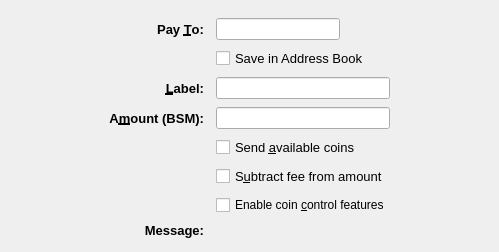
<?xml version="1.0" encoding="UTF-8"?>
<ui version="4.0">
 <class>SendCoinsEntry</class>
 <widget class="QStackedWidget" name="SendCoinsEntry">
  <property name="focusPolicy">
   <enum>Qt::TabFocus</enum>
  </property>
  <property name="autoFillBackground">
   <bool>false</bool>
  </property>
  <property name="currentIndex">
   <number>0</number>
  </property>
  <widget class="QFrame" name="SendCoins">
   <property name="frameShape">
    <enum>QFrame::NoFrame</enum>
   </property>
   <layout class="QGridLayout" name="gridLayout">
    <property name="topMargin">
     <number>8</number>
    </property>
    <property name="bottomMargin">
     <number>4</number>
    </property>
    <property name="horizontalSpacing">
     <number>12</number>
    </property>
    <property name="verticalSpacing">
     <number>8</number>
    </property>
    <item row="1" column="0">
     <spacer name="horizontalSpacer">
      <property name="orientation">
       <enum>Qt::Horizontal</enum>
      </property>
      <property name="sizeType">
       <enum>QSizePolicy::Maximum</enum>
      </property>
      <property name="sizeHint" stdset="0">
       <size>
        <width>100</width>
        <height>20</height>
       </size>
      </property>
     </spacer>
    </item>
    <item row="3" column="2">
     <widget class="QLineEdit" name="addAsLabel">
      <property name="toolTip">
       <string>Enter a label for this address to add it to the list of used addresses</string>
      </property>
     </widget>
    </item>
    <item row="0" column="2">
     <spacer name="verticalSpacer">
      <property name="orientation">
       <enum>Qt::Vertical</enum>
      </property>
      <property name="sizeHint" stdset="0">
       <size>
        <width>20</width>
        <height>10</height>
       </size>
      </property>
     </spacer>
    </item>
    <item row="1" column="3">
     <spacer name="horizontalSpacer_2">
      <property name="orientation">
       <enum>Qt::Horizontal</enum>
      </property>
      <property name="sizeType">
       <enum>QSizePolicy::Maximum</enum>
      </property>
      <property name="sizeHint" stdset="0">
       <size>
        <width>100</width>
        <height>20</height>
       </size>
      </property>
     </spacer>
    </item>
    <item row="12" column="2">
     <widget class="QLabel" name="messageTextLabel">
      <property name="toolTip">
       <string>A message that was attached to the bsmcoin: URI which will be stored with the transaction for your reference. Note: This message will not be sent over the BsmCoin network.</string>
      </property>
      <property name="textFormat">
       <enum>Qt::PlainText</enum>
      </property>
     </widget>
    </item>
    <item row="1" column="1">
     <widget class="QLabel" name="payToLabel">
      <property name="font">
       <font>
        <pointsize>10</pointsize>
        <weight>75</weight>
        <bold>true</bold>
       </font>
      </property>
      <property name="text">
       <string>Pay &amp;To:</string>
      </property>
      <property name="alignment">
       <set>Qt::AlignRight|Qt::AlignTrailing|Qt::AlignVCenter</set>
      </property>
      <property name="buddy">
       <cstring>payTo</cstring>
      </property>
     </widget>
    </item>
    <item row="12" column="1">
     <widget class="QLabel" name="messageLabel">
      <property name="font">
       <font>
        <pointsize>10</pointsize>
        <weight>75</weight>
        <bold>true</bold>
       </font>
      </property>
      <property name="text">
       <string>Message:</string>
      </property>
      <property name="alignment">
       <set>Qt::AlignRight|Qt::AlignTrailing|Qt::AlignVCenter</set>
      </property>
     </widget>
    </item>
    <item row="6" column="2">
     <layout class="QHBoxLayout" name="horizontalLayoutAmount" stretch="0">
      <item>
       <widget class="BsmCoinAmountField" name="payAmount">
       </widget>
      </item>
     </layout>
    </item>
    <item row="3" column="1">
     <widget class="QLabel" name="labellLabel">
      <property name="font">
       <font>
        <pointsize>10</pointsize>
        <weight>75</weight>
        <bold>true</bold>
       </font>
      </property>
      <property name="text">
       <string>&amp;Label:</string>
      </property>
      <property name="alignment">
       <set>Qt::AlignRight|Qt::AlignTrailing|Qt::AlignVCenter</set>
      </property>
      <property name="buddy">
       <cstring>addAsLabel</cstring>
      </property>
     </widget>
    </item>
    <item row="1" column="2">
     <layout class="QHBoxLayout" name="payToLayout">
      <property name="spacing">
       <number>0</number>
      </property>
      <item>
       <widget class="QValidatedLineEdit" name="payTo">
        <property name="toolTip">
         <string>The BsmCoin address to send the payment to</string>
        </property>
       </widget>
      </item>
      <item>
       <widget class="QPushButton" name="addressBookButton">
        <property name="icon">
         <iconset resource="../bsmcoin.qrc">
          <normaloff>:/icons/address-book</normaloff>:/icons/address-book</iconset>
        </property>
        <property name="flat">
         <bool>true</bool>
        </property>
        <property name="shortcut">
         <string>Alt+A</string>
        </property>
       </widget>
      </item>
      <item>
       <spacer name="horizontalSpacer_3">
        <property name="orientation">
         <enum>Qt::Horizontal</enum>
        </property>
        <property name="sizeType">
         <enum>QSizePolicy::Maximum</enum>
        </property>
        <property name="sizeHint" stdset="0">
         <size>
          <width>10</width>
          <height>20</height>
         </size>
        </property>
       </spacer>
      </item>
     </layout>
    </item>
    <item row="10" column="2">
     <spacer name="verticalSpacer_3">
      <property name="orientation">
       <enum>Qt::Vertical</enum>
      </property>
      <property name="sizeHint" stdset="0">
       <size>
        <width>20</width>
        <height>10</height>
       </size>
      </property>
     </spacer>
    </item>
    <item row="2" column="2">
     <widget class="QCheckBox" name="addressBookCheckBox">
      <property name="font">
       <font>
        <pointsize>10</pointsize>
       </font>
      </property>
      <property name="text">
       <string>Save in Address Book</string>
      </property>
      <property name="toolTip">
       <string>Save this address in the address book for later reference.</string>
      </property>
     </widget>
    </item>
    <item row="6" column="1">
     <widget class="QLabel" name="amountLabel">
      <property name="font">
       <font>
        <pointsize>10</pointsize>
        <weight>75</weight>
        <bold>true</bold>
       </font>
      </property>
      <property name="text">
       <string>A&amp;mount (BSM):</string>
      </property>
      <property name="alignment">
       <set>Qt::AlignRight|Qt::AlignTrailing|Qt::AlignVCenter</set>
      </property>
      <property name="buddy">
       <cstring>payAmount</cstring>
      </property>
      <property name="toolTip">
       <string>How much do you want to send?</string>
      </property>
     </widget>
    </item>
    <item row="13" column="2">
     <spacer name="verticalSpacer_2">
      <property name="orientation">
       <enum>Qt::Vertical</enum>
      </property>
      <property name="sizeHint" stdset="0">
       <size>
        <width>20</width>
        <height>10</height>
       </size>
      </property>
     </spacer>
    </item>
    <item row="7" column="2">
     <widget class="QCheckBox" name="checkboxUseFullAmount">
      <property name="font">
       <font>
        <pointsize>10</pointsize>
       </font>
      </property>
      <property name="toolTip">
       <string>Should we use all available balance to send?</string>
      </property>
      <property name="text">
       <string>Send &amp;available coins</string>
      </property>
     </widget>
    </item>
    <item row="8" column="2">
     <widget class="QCheckBox" name="checkboxSubtractFeeFromAmount">
      <property name="font">
       <font>
        <pointsize>10</pointsize>
       </font>
      </property>
      <property name="toolTip">
       <string>The fee will be deducted from the amount being sent. The recipient will receive less bsmcoins than you enter in the amount field. If multiple recipients are selected, the fee is split equally.</string>
      </property>
      <property name="text">
       <string>S&amp;ubtract fee from amount</string>
      </property>
     </widget>
    </item>
    <item row="10" column="2">
     <widget class="QCheckBox" name="checkboxCoinControl">
      <property name="toolTip">
       <string>Whether to show coin control features or not.</string>
      </property>
      <property name="text">
       <string>Enable coin &amp;control features</string>
      </property>
     </widget>
    </item>
   </layout>
  </widget>
  <widget class="QFrame" name="SendCoins_UnauthenticatedPaymentRequest">
   <property name="visible">
    <bool>false</bool>
   </property>
   <property name="palette">
    <palette>
     <active>
      <colorrole role="WindowText">
       <brush brushstyle="SolidPattern">
        <color alpha="255">
         <red>0</red>
         <green>0</green>
         <blue>0</blue>
        </color>
       </brush>
      </colorrole>
      <colorrole role="Button">
       <brush brushstyle="SolidPattern">
        <color alpha="255">
         <red>239</red>
         <green>241</green>
         <blue>244</blue>
        </color>
       </brush>
      </colorrole>
      <colorrole role="Light">
       <brush brushstyle="SolidPattern">
        <color alpha="255">
         <red>255</red>
         <green>255</green>
         <blue>255</blue>
        </color>
       </brush>
      </colorrole>
      <colorrole role="Midlight">
       <brush brushstyle="SolidPattern">
        <color alpha="255">
         <red>255</red>
         <green>255</green>
         <blue>191</blue>
        </color>
       </brush>
      </colorrole>
      <colorrole role="Dark">
       <brush brushstyle="SolidPattern">
        <color alpha="255">
         <red>127</red>
         <green>127</green>
         <blue>63</blue>
        </color>
       </brush>
      </colorrole>
      <colorrole role="Mid">
       <brush brushstyle="SolidPattern">
        <color alpha="255">
         <red>170</red>
         <green>170</green>
         <blue>84</blue>
        </color>
       </brush>
      </colorrole>
      <colorrole role="Text">
       <brush brushstyle="SolidPattern">
        <color alpha="255">
         <red>0</red>
         <green>0</green>
         <blue>0</blue>
        </color>
       </brush>
      </colorrole>
      <colorrole role="BrightText">
       <brush brushstyle="SolidPattern">
        <color alpha="255">
         <red>255</red>
         <green>255</green>
         <blue>255</blue>
        </color>
       </brush>
      </colorrole>
      <colorrole role="ButtonText">
       <brush brushstyle="SolidPattern">
        <color alpha="255">
         <red>0</red>
         <green>0</green>
         <blue>0</blue>
        </color>
       </brush>
      </colorrole>
      <colorrole role="Base">
       <brush brushstyle="SolidPattern">
        <color alpha="255">
         <red>239</red>
         <green>241</green>
         <blue>244</blue>
        </color>
       </brush>
      </colorrole>
      <colorrole role="Window">
       <brush brushstyle="SolidPattern">
        <color alpha="255">
         <red>239</red>
         <green>241</green>
         <blue>244</blue>
        </color>
       </brush>
      </colorrole>
      <colorrole role="Shadow">
       <brush brushstyle="SolidPattern">
        <color alpha="255">
         <red>0</red>
         <green>0</green>
         <blue>0</blue>
        </color>
       </brush>
      </colorrole>
      <colorrole role="AlternateBase">
       <brush brushstyle="SolidPattern">
        <color alpha="255">
         <red>255</red>
         <green>255</green>
         <blue>191</blue>
        </color>
       </brush>
      </colorrole>
      <colorrole role="ToolTipBase">
       <brush brushstyle="SolidPattern">
        <color alpha="255">
         <red>255</red>
         <green>255</green>
         <blue>220</blue>
        </color>
       </brush>
      </colorrole>
      <colorrole role="ToolTipText">
       <brush brushstyle="SolidPattern">
        <color alpha="255">
         <red>0</red>
         <green>0</green>
         <blue>0</blue>
        </color>
       </brush>
      </colorrole>
     </active>
     <inactive>
      <colorrole role="WindowText">
       <brush brushstyle="SolidPattern">
        <color alpha="255">
         <red>0</red>
         <green>0</green>
         <blue>0</blue>
        </color>
       </brush>
      </colorrole>
      <colorrole role="Button">
       <brush brushstyle="SolidPattern">
        <color alpha="255">
         <red>239</red>
         <green>241</green>
         <blue>244</blue>
        </color>
       </brush>
      </colorrole>
      <colorrole role="Light">
       <brush brushstyle="SolidPattern">
        <color alpha="255">
         <red>255</red>
         <green>255</green>
         <blue>255</blue>
        </color>
       </brush>
      </colorrole>
      <colorrole role="Midlight">
       <brush brushstyle="SolidPattern">
        <color alpha="255">
         <red>255</red>
         <green>255</green>
         <blue>191</blue>
        </color>
       </brush>
      </colorrole>
      <colorrole role="Dark">
       <brush brushstyle="SolidPattern">
        <color alpha="255">
         <red>127</red>
         <green>127</green>
         <blue>63</blue>
        </color>
       </brush>
      </colorrole>
      <colorrole role="Mid">
       <brush brushstyle="SolidPattern">
        <color alpha="255">
         <red>170</red>
         <green>170</green>
         <blue>84</blue>
        </color>
       </brush>
      </colorrole>
      <colorrole role="Text">
       <brush brushstyle="SolidPattern">
        <color alpha="255">
         <red>0</red>
         <green>0</green>
         <blue>0</blue>
        </color>
       </brush>
      </colorrole>
      <colorrole role="BrightText">
       <brush brushstyle="SolidPattern">
        <color alpha="255">
         <red>255</red>
         <green>255</green>
         <blue>255</blue>
        </color>
       </brush>
      </colorrole>
      <colorrole role="ButtonText">
       <brush brushstyle="SolidPattern">
        <color alpha="255">
         <red>0</red>
         <green>0</green>
         <blue>0</blue>
        </color>
       </brush>
      </colorrole>
      <colorrole role="Base">
       <brush brushstyle="SolidPattern">
        <color alpha="255">
         <red>239</red>
         <green>241</green>
         <blue>244</blue>
        </color>
       </brush>
      </colorrole>
      <colorrole role="Window">
       <brush brushstyle="SolidPattern">
        <color alpha="255">
         <red>239</red>
         <green>241</green>
         <blue>244</blue>
        </color>
       </brush>
      </colorrole>
      <colorrole role="Shadow">
       <brush brushstyle="SolidPattern">
        <color alpha="255">
         <red>0</red>
         <green>0</green>
         <blue>0</blue>
        </color>
       </brush>
      </colorrole>
      <colorrole role="AlternateBase">
       <brush brushstyle="SolidPattern">
        <color alpha="255">
         <red>255</red>
         <green>255</green>
         <blue>191</blue>
        </color>
       </brush>
      </colorrole>
      <colorrole role="ToolTipBase">
       <brush brushstyle="SolidPattern">
        <color alpha="255">
         <red>255</red>
         <green>255</green>
         <blue>220</blue>
        </color>
       </brush>
      </colorrole>
      <colorrole role="ToolTipText">
       <brush brushstyle="SolidPattern">
        <color alpha="255">
         <red>0</red>
         <green>0</green>
         <blue>0</blue>
        </color>
       </brush>
      </colorrole>
     </inactive>
     <disabled>
      <colorrole role="WindowText">
       <brush brushstyle="SolidPattern">
        <color alpha="255">
         <red>127</red>
         <green>127</green>
         <blue>63</blue>
        </color>
       </brush>
      </colorrole>
      <colorrole role="Button">
       <brush brushstyle="SolidPattern">
        <color alpha="255">
         <red>239</red>
         <green>241</green>
         <blue>244</blue>
        </color>
       </brush>
      </colorrole>
      <colorrole role="Light">
       <brush brushstyle="SolidPattern">
        <color alpha="255">
         <red>255</red>
         <green>255</green>
         <blue>255</blue>
        </color>
       </brush>
      </colorrole>
      <colorrole role="Midlight">
       <brush brushstyle="SolidPattern">
        <color alpha="255">
         <red>255</red>
         <green>255</green>
         <blue>191</blue>
        </color>
       </brush>
      </colorrole>
      <colorrole role="Dark">
       <brush brushstyle="SolidPattern">
        <color alpha="255">
         <red>127</red>
         <green>127</green>
         <blue>63</blue>
        </color>
       </brush>
      </colorrole>
      <colorrole role="Mid">
       <brush brushstyle="SolidPattern">
        <color alpha="255">
         <red>170</red>
         <green>170</green>
         <blue>84</blue>
        </color>
       </brush>
      </colorrole>
      <colorrole role="Text">
       <brush brushstyle="SolidPattern">
        <color alpha="255">
         <red>127</red>
         <green>127</green>
         <blue>63</blue>
        </color>
       </brush>
      </colorrole>
      <colorrole role="BrightText">
       <brush brushstyle="SolidPattern">
        <color alpha="255">
         <red>255</red>
         <green>255</green>
         <blue>255</blue>
        </color>
       </brush>
      </colorrole>
      <colorrole role="ButtonText">
       <brush brushstyle="SolidPattern">
        <color alpha="255">
         <red>127</red>
         <green>127</green>
         <blue>63</blue>
        </color>
       </brush>
      </colorrole>
      <colorrole role="Base">
       <brush brushstyle="SolidPattern">
        <color alpha="255">
         <red>239</red>
         <green>241</green>
         <blue>244</blue>
        </color>
       </brush>
      </colorrole>
      <colorrole role="Window">
       <brush brushstyle="SolidPattern">
        <color alpha="255">
         <red>239</red>
         <green>241</green>
         <blue>244</blue>
        </color>
       </brush>
      </colorrole>
      <colorrole role="Shadow">
       <brush brushstyle="SolidPattern">
        <color alpha="255">
         <red>0</red>
         <green>0</green>
         <blue>0</blue>
        </color>
       </brush>
      </colorrole>
      <colorrole role="AlternateBase">
       <brush brushstyle="SolidPattern">
        <color alpha="255">
         <red>255</red>
         <green>255</green>
         <blue>127</blue>
        </color>
       </brush>
      </colorrole>
      <colorrole role="ToolTipBase">
       <brush brushstyle="SolidPattern">
        <color alpha="255">
         <red>255</red>
         <green>255</green>
         <blue>220</blue>
        </color>
       </brush>
      </colorrole>
      <colorrole role="ToolTipText">
       <brush brushstyle="SolidPattern">
        <color alpha="255">
         <red>0</red>
         <green>0</green>
         <blue>0</blue>
        </color>
       </brush>
      </colorrole>
     </disabled>
    </palette>
   </property>
   <property name="toolTip">
    <string>This is an unauthenticated payment request.</string>
   </property>
   <property name="autoFillBackground">
    <bool>false</bool>
   </property>
   <property name="frameShape">
    <enum>QFrame::NoFrame</enum>
   </property>
   <layout class="QGridLayout" name="gridLayout_is">
    <property name="spacing">
     <number>12</number>
    </property>
    <item row="0" column="0">
     <widget class="QLabel" name="payToLabel_is">
      <property name="text">
       <string>Pay To:</string>
      </property>
      <property name="alignment">
       <set>Qt::AlignRight|Qt::AlignTrailing|Qt::AlignVCenter</set>
      </property>
     </widget>
    </item>
    <item row="0" column="1">
     <layout class="QHBoxLayout" name="payToLayout_is">
      <property name="spacing">
       <number>0</number>
      </property>
      <item>
       <widget class="QLabel" name="payTo_is">
       </widget>
      </item>
      <item>
       <widget class="QToolButton" name="deleteButton_is">
        <property name="toolTip">
         <string>Remove this entry</string>
        </property>
        <property name="text">
         <string/>
        </property>
        <property name="icon">
         <iconset resource="../bsmcoin.qrc">
          <normaloff>:/icons/remove</normaloff>:/icons/remove</iconset>
        </property>
       </widget>
      </item>
     </layout>
    </item>
    <item row="1" column="0">
     <widget class="QLabel" name="memoLabel_is">
      <property name="text">
       <string>Memo:</string>
      </property>
      <property name="alignment">
       <set>Qt::AlignRight|Qt::AlignTrailing|Qt::AlignVCenter</set>
      </property>
     </widget>
    </item>
    <item row="1" column="1">
     <widget class="QLabel" name="memoTextLabel_is">
      <property name="textFormat">
       <enum>Qt::PlainText</enum>
      </property>
     </widget>
    </item>
    <item row="2" column="0">
     <widget class="QLabel" name="amountLabel_is">
      <property name="text">
       <string>A&amp;mount:</string>
      </property>
      <property name="alignment">
       <set>Qt::AlignRight|Qt::AlignTrailing|Qt::AlignVCenter</set>
      </property>
      <property name="buddy">
       <cstring>payAmount_is</cstring>
      </property>
     </widget>
    </item>
    <item row="2" column="1">
     <widget class="BsmCoinAmountField" name="payAmount_is">
      <property name="acceptDrops">
       <bool>false</bool>
      </property>
     </widget>
    </item>
   </layout>
  </widget>
  <widget class="QFrame" name="SendCoins_AuthenticatedPaymentRequest">
   <property name="visible">
    <bool>false</bool>
   </property>
   <property name="palette">
    <palette>
     <active>
      <colorrole role="WindowText">
       <brush brushstyle="SolidPattern">
        <color alpha="255">
         <red>0</red>
         <green>0</green>
         <blue>0</blue>
        </color>
       </brush>
      </colorrole>
      <colorrole role="Button">
       <brush brushstyle="SolidPattern">
        <color alpha="255">
         <red>239</red>
         <green>241</green>
         <blue>244</blue>
        </color>
       </brush>
      </colorrole>
      <colorrole role="Light">
       <brush brushstyle="SolidPattern">
        <color alpha="255">
         <red>230</red>
         <green>255</green>
         <blue>224</blue>
        </color>
       </brush>
      </colorrole>
      <colorrole role="Midlight">
       <brush brushstyle="SolidPattern">
        <color alpha="255">
         <red>185</red>
         <green>243</green>
         <blue>171</blue>
        </color>
       </brush>
      </colorrole>
      <colorrole role="Dark">
       <brush brushstyle="SolidPattern">
        <color alpha="255">
         <red>70</red>
         <green>116</green>
         <blue>59</blue>
        </color>
       </brush>
      </colorrole>
      <colorrole role="Mid">
       <brush brushstyle="SolidPattern">
        <color alpha="255">
         <red>93</red>
         <green>155</green>
         <blue>79</blue>
        </color>
       </brush>
      </colorrole>
      <colorrole role="Text">
       <brush brushstyle="SolidPattern">
        <color alpha="255">
         <red>0</red>
         <green>0</green>
         <blue>0</blue>
        </color>
       </brush>
      </colorrole>
      <colorrole role="BrightText">
       <brush brushstyle="SolidPattern">
        <color alpha="255">
         <red>155</red>
         <green>255</green>
         <blue>147</blue>
        </color>
       </brush>
      </colorrole>
      <colorrole role="ButtonText">
       <brush brushstyle="SolidPattern">
        <color alpha="255">
         <red>0</red>
         <green>0</green>
         <blue>0</blue>
        </color>
       </brush>
      </colorrole>
      <colorrole role="Base">
       <brush brushstyle="SolidPattern">
        <color alpha="255">
         <red>239</red>
         <green>241</green>
         <blue>244</blue>
        </color>
       </brush>
      </colorrole>
      <colorrole role="Window">
       <brush brushstyle="SolidPattern">
        <color alpha="255">
         <red>239</red>
         <green>241</green>
         <blue>244</blue>
        </color>
       </brush>
      </colorrole>
      <colorrole role="Shadow">
       <brush brushstyle="SolidPattern">
        <color alpha="255">
         <red>0</red>
         <green>0</green>
         <blue>0</blue>
        </color>
       </brush>
      </colorrole>
      <colorrole role="AlternateBase">
       <brush brushstyle="SolidPattern">
        <color alpha="255">
         <red>197</red>
         <green>243</green>
         <blue>187</blue>
        </color>
       </brush>
      </colorrole>
      <colorrole role="NoRole">
       <brush brushstyle="SolidPattern">
        <color alpha="255">
         <red>125</red>
         <green>194</green>
         <blue>122</blue>
        </color>
       </brush>
      </colorrole>
      <colorrole role="ToolTipBase">
       <brush brushstyle="SolidPattern">
        <color alpha="255">
         <red>255</red>
         <green>255</green>
         <blue>220</blue>
        </color>
       </brush>
      </colorrole>
      <colorrole role="ToolTipText">
       <brush brushstyle="SolidPattern">
        <color alpha="255">
         <red>0</red>
         <green>0</green>
         <blue>0</blue>
        </color>
       </brush>
      </colorrole>
     </active>
     <inactive>
      <colorrole role="WindowText">
       <brush brushstyle="SolidPattern">
        <color alpha="255">
         <red>0</red>
         <green>0</green>
         <blue>0</blue>
        </color>
       </brush>
      </colorrole>
      <colorrole role="Button">
       <brush brushstyle="SolidPattern">
        <color alpha="255">
         <red>239</red>
         <green>241</green>
         <blue>244</blue>
        </color>
       </brush>
      </colorrole>
      <colorrole role="Light">
       <brush brushstyle="SolidPattern">
        <color alpha="255">
         <red>230</red>
         <green>255</green>
         <blue>224</blue>
        </color>
       </brush>
      </colorrole>
      <colorrole role="Midlight">
       <brush brushstyle="SolidPattern">
        <color alpha="255">
         <red>185</red>
         <green>243</green>
         <blue>171</blue>
        </color>
       </brush>
      </colorrole>
      <colorrole role="Dark">
       <brush brushstyle="SolidPattern">
        <color alpha="255">
         <red>70</red>
         <green>116</green>
         <blue>59</blue>
        </color>
       </brush>
      </colorrole>
      <colorrole role="Mid">
       <brush brushstyle="SolidPattern">
        <color alpha="255">
         <red>93</red>
         <green>155</green>
         <blue>79</blue>
        </color>
       </brush>
      </colorrole>
      <colorrole role="Text">
       <brush brushstyle="SolidPattern">
        <color alpha="255">
         <red>0</red>
         <green>0</green>
         <blue>0</blue>
        </color>
       </brush>
      </colorrole>
      <colorrole role="BrightText">
       <brush brushstyle="SolidPattern">
        <color alpha="255">
         <red>155</red>
         <green>255</green>
         <blue>147</blue>
        </color>
       </brush>
      </colorrole>
      <colorrole role="ButtonText">
       <brush brushstyle="SolidPattern">
        <color alpha="255">
         <red>0</red>
         <green>0</green>
         <blue>0</blue>
        </color>
       </brush>
      </colorrole>
      <colorrole role="Base">
       <brush brushstyle="SolidPattern">
        <color alpha="255">
         <red>239</red>
         <green>241</green>
         <blue>244</blue>
        </color>
       </brush>
      </colorrole>
      <colorrole role="Window">
       <brush brushstyle="SolidPattern">
        <color alpha="255">
         <red>239</red>
         <green>241</green>
         <blue>244</blue>
        </color>
       </brush>
      </colorrole>
      <colorrole role="Shadow">
       <brush brushstyle="SolidPattern">
        <color alpha="255">
         <red>0</red>
         <green>0</green>
         <blue>0</blue>
        </color>
       </brush>
      </colorrole>
      <colorrole role="AlternateBase">
       <brush brushstyle="SolidPattern">
        <color alpha="255">
         <red>197</red>
         <green>243</green>
         <blue>187</blue>
        </color>
       </brush>
      </colorrole>
      <colorrole role="NoRole">
       <brush brushstyle="SolidPattern">
        <color alpha="255">
         <red>125</red>
         <green>194</green>
         <blue>122</blue>
        </color>
       </brush>
      </colorrole>
      <colorrole role="ToolTipBase">
       <brush brushstyle="SolidPattern">
        <color alpha="255">
         <red>255</red>
         <green>255</green>
         <blue>220</blue>
        </color>
       </brush>
      </colorrole>
      <colorrole role="ToolTipText">
       <brush brushstyle="SolidPattern">
        <color alpha="255">
         <red>0</red>
         <green>0</green>
         <blue>0</blue>
        </color>
       </brush>
      </colorrole>
     </inactive>
     <disabled>
      <colorrole role="WindowText">
       <brush brushstyle="SolidPattern">
        <color alpha="255">
         <red>70</red>
         <green>116</green>
         <blue>59</blue>
        </color>
       </brush>
      </colorrole>
      <colorrole role="Button">
       <brush brushstyle="SolidPattern">
        <color alpha="255">
         <red>239</red>
         <green>241</green>
         <blue>244</blue>
        </color>
       </brush>
      </colorrole>
      <colorrole role="Light">
       <brush brushstyle="SolidPattern">
        <color alpha="255">
         <red>230</red>
         <green>255</green>
         <blue>224</blue>
        </color>
       </brush>
      </colorrole>
      <colorrole role="Midlight">
       <brush brushstyle="SolidPattern">
        <color alpha="255">
         <red>185</red>
         <green>243</green>
         <blue>171</blue>
        </color>
       </brush>
      </colorrole>
      <colorrole role="Dark">
       <brush brushstyle="SolidPattern">
        <color alpha="255">
         <red>70</red>
         <green>116</green>
         <blue>59</blue>
        </color>
       </brush>
      </colorrole>
      <colorrole role="Mid">
       <brush brushstyle="SolidPattern">
        <color alpha="255">
         <red>93</red>
         <green>155</green>
         <blue>79</blue>
        </color>
       </brush>
      </colorrole>
      <colorrole role="Text">
       <brush brushstyle="SolidPattern">
        <color alpha="255">
         <red>70</red>
         <green>116</green>
         <blue>59</blue>
        </color>
       </brush>
      </colorrole>
      <colorrole role="BrightText">
       <brush brushstyle="SolidPattern">
        <color alpha="255">
         <red>155</red>
         <green>255</green>
         <blue>147</blue>
        </color>
       </brush>
      </colorrole>
      <colorrole role="ButtonText">
       <brush brushstyle="SolidPattern">
        <color alpha="255">
         <red>70</red>
         <green>116</green>
         <blue>59</blue>
        </color>
       </brush>
      </colorrole>
      <colorrole role="Base">
       <brush brushstyle="SolidPattern">
        <color alpha="255">
         <red>239</red>
         <green>241</green>
         <blue>244</blue>
        </color>
       </brush>
      </colorrole>
      <colorrole role="Window">
       <brush brushstyle="SolidPattern">
        <color alpha="255">
         <red>239</red>
         <green>241</green>
         <blue>244</blue>
        </color>
       </brush>
      </colorrole>
      <colorrole role="Shadow">
       <brush brushstyle="SolidPattern">
        <color alpha="255">
         <red>0</red>
         <green>0</green>
         <blue>0</blue>
        </color>
       </brush>
      </colorrole>
      <colorrole role="AlternateBase">
       <brush brushstyle="SolidPattern">
        <color alpha="255">
         <red>140</red>
         <green>232</green>
         <blue>119</blue>
        </color>
       </brush>
      </colorrole>
      <colorrole role="NoRole">
       <brush brushstyle="SolidPattern">
        <color alpha="255">
         <red>125</red>
         <green>194</green>
         <blue>122</blue>
        </color>
       </brush>
      </colorrole>
      <colorrole role="ToolTipBase">
       <brush brushstyle="SolidPattern">
        <color alpha="255">
         <red>255</red>
         <green>255</green>
         <blue>220</blue>
        </color>
       </brush>
      </colorrole>
      <colorrole role="ToolTipText">
       <brush brushstyle="SolidPattern">
        <color alpha="255">
         <red>0</red>
         <green>0</green>
         <blue>0</blue>
        </color>
       </brush>
      </colorrole>
     </disabled>
    </palette>
   </property>
   <property name="toolTip">
    <string>This is an authenticated payment request.</string>
   </property>
   <property name="autoFillBackground">
    <bool>false</bool>
   </property>
   <property name="frameShape">
    <enum>QFrame::NoFrame</enum>
   </property>
   <layout class="QGridLayout" name="gridLayout_s">
    <property name="spacing">
     <number>12</number>
    </property>
    <item row="0" column="0">
     <widget class="QLabel" name="payToLabel_s">
      <property name="text">
       <string>Pay To:</string>
      </property>
      <property name="alignment">
       <set>Qt::AlignRight|Qt::AlignTrailing|Qt::AlignVCenter</set>
      </property>
     </widget>
    </item>
    <item row="0" column="1">
     <layout class="QHBoxLayout" name="payToLayout_s">
      <property name="spacing">
       <number>0</number>
      </property>
      <item>
       <widget class="QLabel" name="payTo_s">
        <property name="textFormat">
         <enum>Qt::PlainText</enum>
        </property>
       </widget>
      </item>
      <item>
       <widget class="QToolButton" name="deleteButton_s">
        <property name="toolTip">
         <string>Remove this entry</string>
        </property>
        <property name="text">
         <string/>
        </property>
        <property name="icon">
         <iconset resource="../bsmcoin.qrc">
          <normaloff>:/icons/remove</normaloff>:/icons/remove</iconset>
        </property>
       </widget>
      </item>
     </layout>
    </item>
    <item row="1" column="0">
     <widget class="QLabel" name="memoLabel_s">
      <property name="text">
       <string>Memo:</string>
      </property>
      <property name="alignment">
       <set>Qt::AlignRight|Qt::AlignTrailing|Qt::AlignVCenter</set>
      </property>
     </widget>
    </item>
    <item row="1" column="1">
     <widget class="QLabel" name="memoTextLabel_s">
      <property name="textFormat">
       <enum>Qt::PlainText</enum>
      </property>
     </widget>
    </item>
    <item row="2" column="0">
     <widget class="QLabel" name="amountLabel_s">
      <property name="text">
       <string>A&amp;mount:</string>
      </property>
      <property name="alignment">
       <set>Qt::AlignRight|Qt::AlignTrailing|Qt::AlignVCenter</set>
      </property>
      <property name="buddy">
       <cstring>payAmount_s</cstring>
      </property>
     </widget>
    </item>
    <item row="2" column="1">
     <widget class="BsmCoinAmountField" name="payAmount_s">
      <property name="acceptDrops">
       <bool>false</bool>
      </property>
     </widget>
    </item>
   </layout>
  </widget>
 </widget>
 <customwidgets>
  <customwidget>
   <class>QValidatedLineEdit</class>
   <extends>QLineEdit</extends>
   <header>qvalidatedlineedit.h</header>
  </customwidget>
  <customwidget>
   <class>BsmCoinAmountField</class>
   <extends>QLineEdit</extends>
   <header>bsmcoinamountfield.h</header>
   <container>1</container>
  </customwidget>
 </customwidgets>
 <tabstops>
  <tabstop>payTo</tabstop>
  <tabstop>addressBookButton</tabstop>
  <tabstop>payAmount</tabstop>
  <tabstop>payAmount_is</tabstop>
  <tabstop>deleteButton_is</tabstop>
  <tabstop>payAmount_s</tabstop>
  <tabstop>deleteButton_s</tabstop>
 </tabstops>
 <resources>
  <include location="../bsmcoin.qrc"/>
 </resources>
 <connections/>
</ui>
